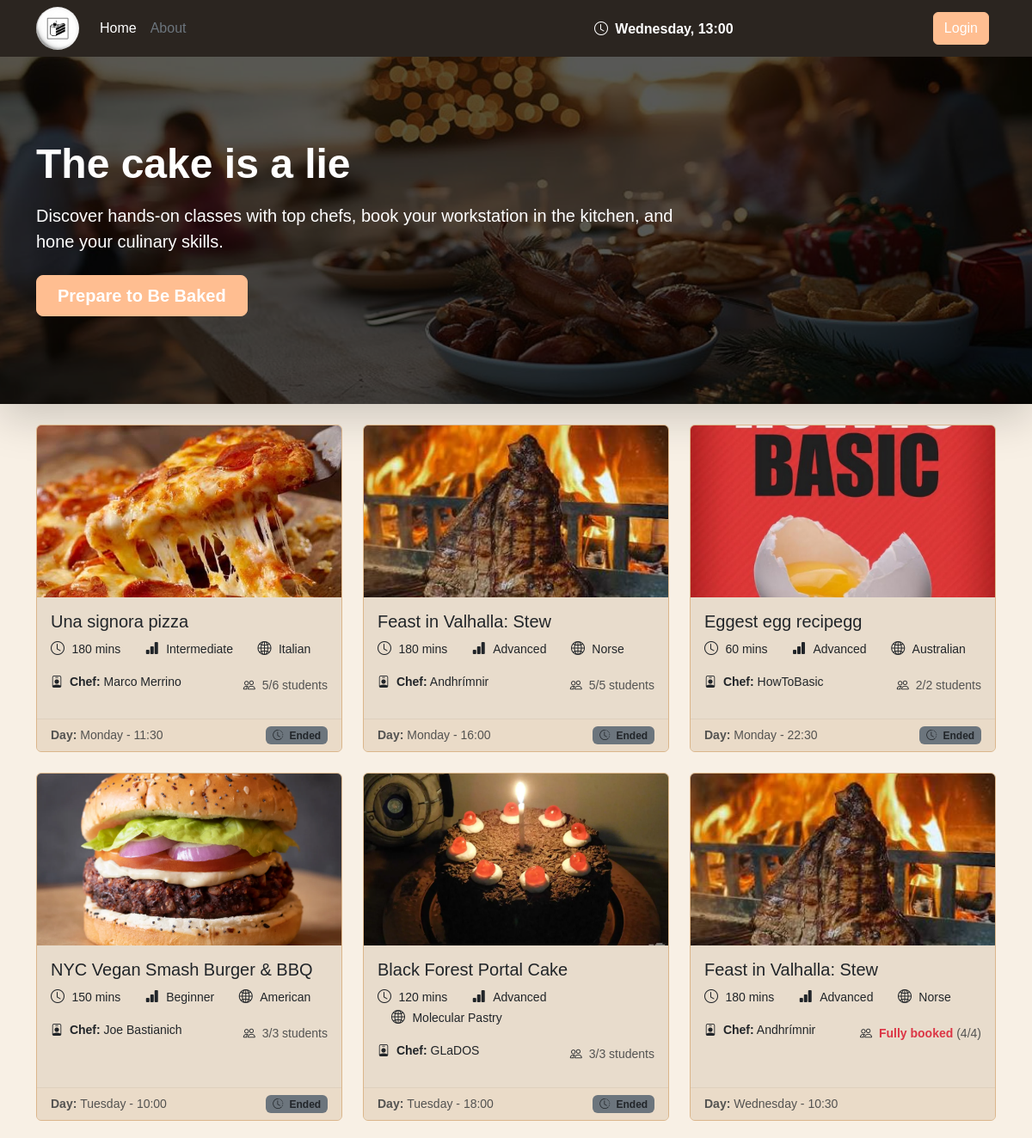
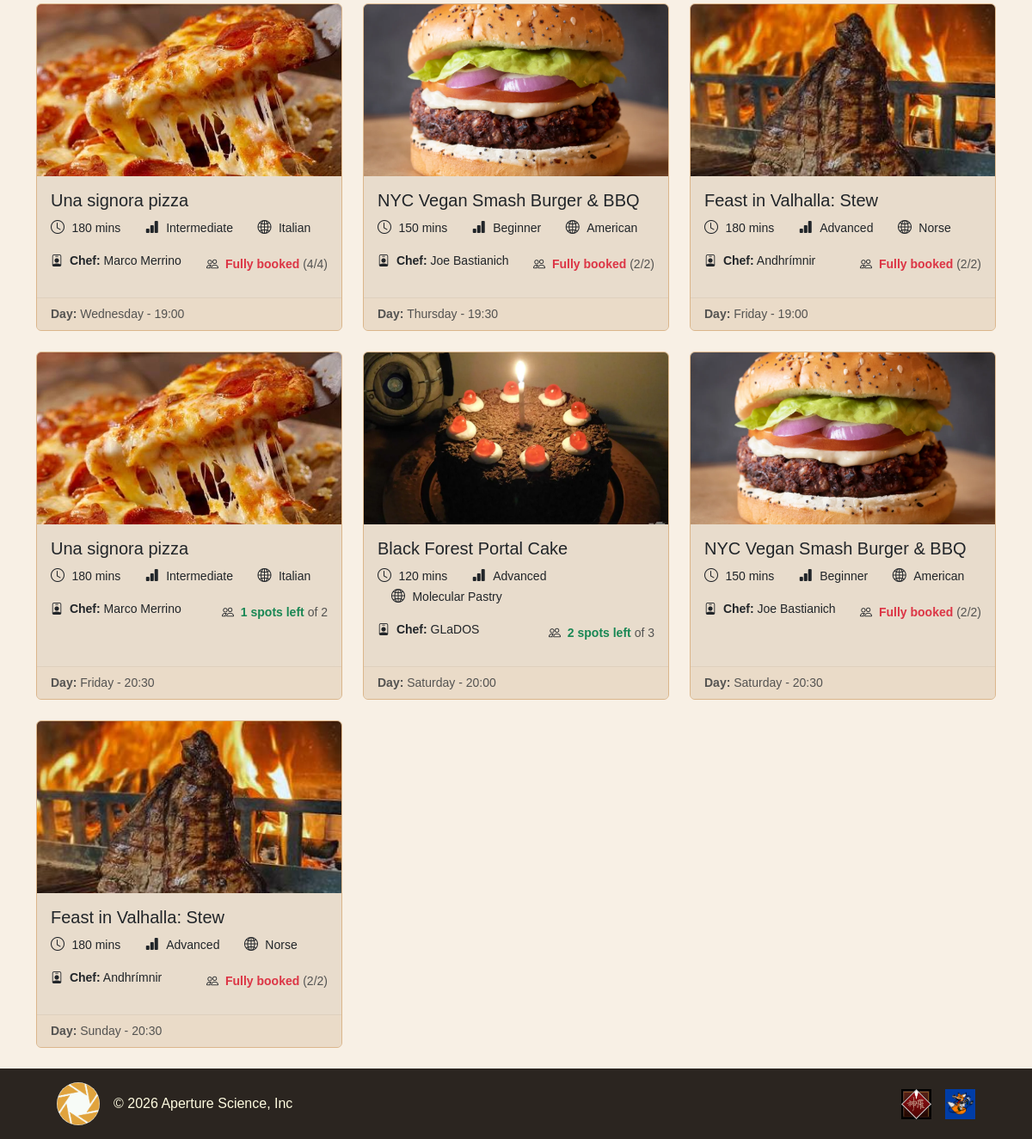
The page / on the database its author committed (2 pictures, top to bottom).
### tables this page shows
CREATE TABLE "CLASS_SESSION" (
	"id"	INTEGER NOT NULL UNIQUE,
	"max_capacity"	INTEGER NOT NULL,
	"start_time"	TEXT NOT NULL,
	"day_of_week"	TEXT NOT NULL,
	"kitchen"	TEXT NOT NULL,
	"COOKING_CLASS_id"	INTEGER NOT NULL,
	PRIMARY KEY("id" AUTOINCREMENT),
	FOREIGN KEY("COOKING_CLASS_id") REFERENCES "COOKING_CLASS"("id") ON DELETE CASCADE
);

CREATE TABLE "COOKING_CLASS" (
	"id"	INTEGER NOT NULL UNIQUE,
	"cuisine"	TEXT NOT NULL,
	"title"	TEXT NOT NULL,
	"duration"	INTEGER NOT NULL,
	"difficulty"	TEXT NOT NULL CHECK("difficulty" IN ('Beginner', 'Intermediate', 'Advanced')),
	"chef_name"	TEXT NOT NULL,
	"description"	TEXT NOT NULL,
	"dietary_category"	TEXT NOT NULL CHECK("dietary_category" IN ('Standard', 'Vegetarian', 'Vegan', 'Gluten-free')),
	"photo_1"	TEXT NOT NULL,
	"photo_2"	TEXT NOT NULL,
	"photo_3"	TEXT NOT NULL,
	"USER_email"	TEXT NOT NULL,
	PRIMARY KEY("id" AUTOINCREMENT),
	FOREIGN KEY("USER_email") REFERENCES "USER"("email") ON DELETE CASCADE
);

### app.py (the view)
@app.route("/")
def home():
    session_classes = cooking_class_dao.get_all_sessions()
    passed_sessions = []
    for session in session_classes:
        if utilities_dao.check_end_of_session(session["day_of_week"], session["start_time"], session["duration"]):
            passed_sessions.append(session["id"])
    user_bookings = {}
    if current_user.is_authenticated:
        for booking in booking_dao.get_user_bookings(current_user.email):
            user_bookings[booking["CLASS_SESSION_id"]] = booking["status"]
    return render_template("public/index.html", session_classes=session_classes, user_bookings=user_bookings, passed_sessions=passed_sessions)

### app.py (called while the page is built)
@app.context_processor
def inject_current_time():
    return {"current_day": utilities_dao.CURRENT_DAY, "current_time": utilities_dao.CURRENT_TIME}

### dao/cooking_class_dao.py (called while the page is built)
def get_all_sessions():
    conn = utilities_dao.db_connect()
    cursor = conn.cursor()
    query = """
        SELECT CLASS_SESSION.*, COOKING_CLASS.*,
            (SELECT COUNT(*)
             FROM BOOKING
             WHERE BOOKING.CLASS_SESSION_id = CLASS_SESSION.id
               AND BOOKING.status = 'ENROLLED') AS enrolled_count
        FROM CLASS_SESSION
        JOIN COOKING_CLASS ON CLASS_SESSION.COOKING_CLASS_id = COOKING_CLASS.id
        """
    cursor.execute(query)
    sessions = cursor.fetchall()
    sessions = utilities_dao.sort_sessions_chronologically(sessions)
    utilities_dao.close_connection(conn, cursor)
    return sessions

### dao/utilities_dao.py (called while the page is built)
def db_connect():
    conn = sqlite3.connect(DATABASE)
    conn.row_factory = sqlite3.Row
    conn.execute("PRAGMA foreign_keys = ON;")
    return conn

def close_connection(conn, cursor):
    conn.commit()
    cursor.close()
    conn.close()

def get_week_time(day, time_str):
    hours, minutes = time_str.split(":")
    return datetime.timedelta(days=DAYS.index(day), hours=int(hours), minutes=int(minutes))

def get_minutes(time_str):
    return datetime.timedelta(minutes=int(time_str))

def sort_sessions_chronologically(sessions_list):
    sessions_list.sort(key=lambda s: (DAYS.index(s["day_of_week"]), s["start_time"]))
    return sessions_list

def check_end_of_session(day, time, duration):
    session_start_time = get_week_time(day, time)
    session_duration = get_minutes(duration)
    session_end_time = session_start_time + session_duration
    current_time = get_week_time(CURRENT_DAY, CURRENT_TIME)
    return current_time >= session_end_time

### templates/public/index.html (shortened to what this page needs)
{% extends "base.html" %}
{% block content %}
<section class="hero-section">
    <div class="shadow-lg position-relative overflow-hidden hero-banner">
        <div class="position-absolute top-0 start-0 w-100 h-100 d-flex align-items-center hero-mask">
            <div class="container">
                <div class="text-white col-lg-8">
                    <h1 class="display-5 fw-bold mb-3">The cake is a lie</h1>
                    <p class="lead mb-4">Discover hands-on classes with top chefs, book your workstation in the kitchen, and hone your culinary skills.</p>
                    <div class="d-grid gap-2 d-sm-flex">
                        <a href="#sessions-list" class="btn btn-primary btn-lg px-4 gap-3 fw-bold">Prepare to Be Baked</a>
                    </div>
                </div>
            </div>
        </div>
    </div>
</section>
<div id="sessions-list" class="container my-4">
    {% if session_classes %}
    <div class="row g-4">
        {% for session in session_classes %}
        <div class="col-12 col-md-6 col-lg-4">
            <div class="card h-100">
                <img src="{{ url_for('static', filename='img/classes/' ~ session.photo_1) }}" alt="{{ session.title }}" class="card-img-top object-fit-cover card-session-img">
                <div class="card-body">
                    <h5 class="card-title">
                        <a href="{{ url_for('session_details', session_id=session.id) }}" class="stretched-link text-decoration-none text-dark">
                            {{ session.title }}
                        </a>
                    </h5>
                    <ul class="mb-3 list-inline">
                        <li class="list-inline-item">
                            <i class="bi bi-clock me-1"></i>
                            <span class="small">{{ session.duration }} mins</span>
                        </li>
                        <li class="list-inline-item ms-3">
                            <i class="bi bi-bar-chart-fill me-1"></i>
                            <span class="small">{{ session.difficulty }}</span>
                        </li>
                        <li class="list-inline-item ms-3">
                            <i class="bi bi-globe2 me-1"></i>
                            <span class="small">{{ session.cuisine }}</span>
                        </li>
                    </ul>
                    <div class="d-flex justify-content-between align-items-center mb-2">
                        <p class="small mb-2">
                            <i class="bi bi-person-badge me-1"></i>
                            <strong>Chef:</strong> {{ session.chef_name }}
                        </p>
                        <p class="small mb-0">
                            <i class="bi bi-people me-1"></i>
                            {% if session.id in passed_sessions %}
                            <span class="text-muted">{{ session.enrolled_count }}/{{ session.max_capacity }} students</span>
                            {% elif session.max_capacity - session.enrolled_count > 0 %}
                            <strong class="text-success">{{ session.max_capacity - session.enrolled_count }} spots left</strong>
                            <span class="text-muted">of {{ session.max_capacity }}</span>
                            {% else %}
                            <strong class="text-danger">Fully booked</strong>
                            <span class="text-muted">({{ session.max_capacity }}/{{ session.max_capacity }})</span>
                            {% endif %}
                        </p>
                    </div>
                </div>
                <div class="card-footer d-flex justify-content-between mt-0">
                    <small class="text-body-secondary"><strong>Day: </strong>{{ session.day_of_week }} - {{ session.start_time }}</small>
                    {% if session.id in passed_sessions %}
                        {% if user_bookings.get(session.id) == 'ENROLLED' %}
                        <span class="badge bg-secondary"><i class="bi bi-check-circle me-1"></i> Attended</span>
                        {% else %}
                        <span class="badge bg-secondary text-dark"><i class="bi bi-clock-history me-1"></i> Ended</span>
                        {% endif %}
                    {% endif %}
                </div>
            </div>
        </div>
        {% endfor %}
    </div>
    {% endif %}
</div>
{% endblock %}

### static/css/root.css (style rules this page uses)
:root { --brand-peach: #FFBE91; --brand-cream: #FFDDB0; --brand-turquoise: #CFEBFF; --brand-vanilla: #FFFCE1; --brand-green: #55E07E; --dark-warm: #2B2520; --brand-bg: #F8F0E5; --brand-card: #e8dccc; --brand-auth: #e9e2d7; --brand-footer: #EADBC8; --brand-border: #dbb68b; --brand-orange: #EB7F31; }
html { scrollbar-width: thin; scrollbar-color: var(--brand-cream) var(--dark-warm); scroll-behavior: smooth; }
body { background-color: var(--brand-bg); padding-top: 60px; overflow-x: hidden; font-family: Verdana, Geneva, Tahoma, sans-serif; }
.btn-primary { background-color: var(--brand-peach); border-color: var(--brand-peach); color: #ffffff; }

### static/css/index.css (style rules this page uses)
.hero-banner { background-image: url('../img/home/hero.jpg'); background-size: cover; background-position: center; min-height: 410px; }
.hero-mask { background-color: rgba(0, 0, 0, 0.65); }
.card-session-img { height: 200px; }
#sessions-list { scroll-margin-top: 60px; }
#sessions-list .card { background-color: var(--brand-card); border: 1px solid var(--brand-border); border-radius: 6px; transition: transform 0.15s ease, box-shadow 0.15s ease; }
#sessions-list .card-footer { background-color: var(--brand-footer); border-top: 1px solid rgba(0, 0, 0, 0.05); }

### static/css/profiles.css (style rules this page uses)
.card-body { background-color: var(--brand-card); border-radius: 10px; }

### static/css/session.css (style rules this page uses)
.container .card:not(.text-bg-light) { background-color: var(--brand-card); border: 1px solid rgba(255, 157, 80, 0.25); border-radius: 12px; }

### rows shown on the page
CLASS_SESSION: photo_1 (picture), title "Una signora pizza", duration "180", difficulty "Intermediate", cuisine "Italian", chef_name "Marco Merrino", enrolled_count "5", max_capacity "6", day_of_week "Monday", start_time "11:30", shows "Ended"
CLASS_SESSION: photo_1 (picture), title "Feast in Valhalla: Stew", duration "180", difficulty "Advanced", cuisine "Norse", chef_name "Andhrímnir", enrolled_count "5", max_capacity "5", day_of_week "Monday", start_time "16:00", shows "Ended"
CLASS_SESSION: photo_1 (picture), title "Eggest egg recipegg", duration "60", difficulty "Advanced", cuisine "Australian", chef_name "HowToBasic", enrolled_count "2", max_capacity "2", day_of_week "Monday", start_time "22:30", shows "Ended"
CLASS_SESSION: photo_1 (picture), title "NYC Vegan Smash Burger & BBQ", duration "150", difficulty "Beginner", cuisine "American", chef_name "Joe Bastianich", enrolled_count "3", max_capacity "3", day_of_week "Tuesday", start_time "10:00", shows "Ended"
CLASS_SESSION: photo_1 (picture), title "Black Forest Portal Cake", duration "120", difficulty "Advanced", cuisine "Molecular Pastry", chef_name "GLaDOS", enrolled_count "3", max_capacity "3", day_of_week "Tuesday", start_time "18:00", shows "Ended"
CLASS_SESSION: photo_1 (picture), title "Feast in Valhalla: Stew", duration "180", difficulty "Advanced", cuisine "Norse", chef_name "Andhrímnir", max_capacity "4", day_of_week "Wednesday", start_time "10:30"
CLASS_SESSION: photo_1 (picture), title "Una signora pizza", duration "180", difficulty "Intermediate", cuisine "Italian", chef_name "Marco Merrino", max_capacity "4", day_of_week "Wednesday", start_time "19:00"
CLASS_SESSION: photo_1 (picture), title "NYC Vegan Smash Burger & BBQ", duration "150", difficulty "Beginner", cuisine "American", chef_name "Joe Bastianich", max_capacity "2", day_of_week "Thursday", start_time "19:30"
CLASS_SESSION: photo_1 (picture), title "Feast in Valhalla: Stew", duration "180", difficulty "Advanced", cuisine "Norse", chef_name "Andhrímnir", max_capacity "2", day_of_week "Friday", start_time "19:00"
CLASS_SESSION: photo_1 (picture), title "Una signora pizza", duration "180", difficulty "Intermediate", cuisine "Italian", chef_name "Marco Merrino", session.max_capacity-session.enrolled_count "1", max_capacity "2", day_of_week "Friday", start_time "20:30"
CLASS_SESSION: photo_1 (picture), title "Black Forest Portal Cake", duration "120", difficulty "Advanced", cuisine "Molecular Pastry", chef_name "GLaDOS", session.max_capacity-session.enrolled_count "2", max_capacity "3", day_of_week "Saturday", start_time "20:00"
CLASS_SESSION: photo_1 (picture), title "NYC Vegan Smash Burger & BBQ", duration "150", difficulty "Beginner", cuisine "American", chef_name "Joe Bastianich", max_capacity "2", day_of_week "Saturday", start_time "20:30"
CLASS_SESSION: photo_1 (picture), title "Feast in Valhalla: Stew", duration "180", difficulty "Advanced", cuisine "Norse", chef_name "Andhrímnir", max_capacity "2", day_of_week "Sunday", start_time "20:30"

### other values the page prints
{{ current_day }} "Wednesday"
{{ current_time }} "13:00"
